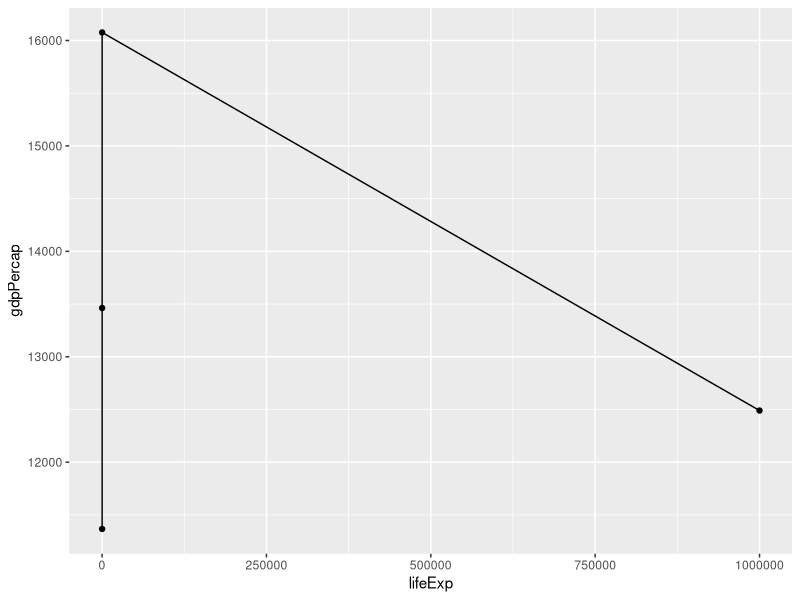
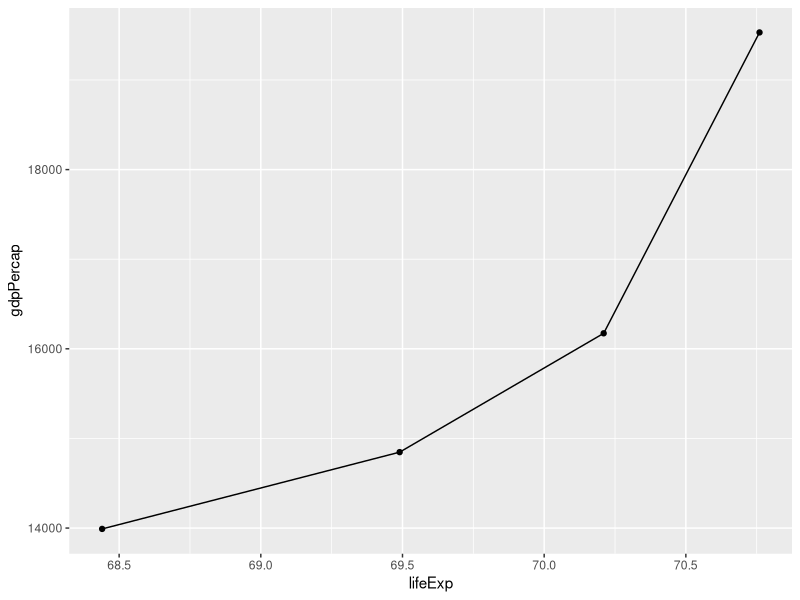
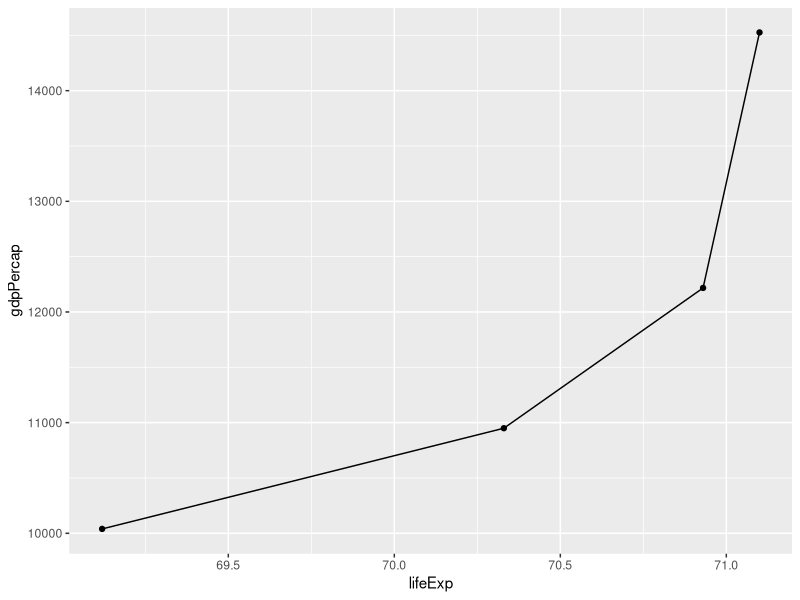

These figures' R source, in order:
## ---- chunk 1
knitr::opts_chunk$set(echo = TRUE)
library(tidyverse)
library(magrittr)
## ---- chunk 2
gapdf <- read.csv("gapminder-5060.csv", TRUE, ",")
head(gapdf)
## ---- chunk 3
canada <- gapdf[gapdf$country == "Canada", ]
canada %>%
  ggplot(aes(x = lifeExp, y = gdpPercap)) +
  geom_point() + geom_line()
## ---- chunk 4
canada_fixed <- canada %>% mutate(
  lifeExp = replace(lifeExp, year==1957, 69.96)
)
head(canada_fixed)
## ---- chunk 5
US <- gapdf[gapdf$country == "United States", ]
US %>%
  ggplot(aes(x = lifeExp, y = gdpPercap)) +
  geom_point() + geom_line()
## ---- chunk 6
AUS <- gapdf[gapdf$country == "Australia", ]
AUS %>%
  ggplot(aes(x = lifeExp, y = gdpPercap)) +
  geom_point() + geom_line()
